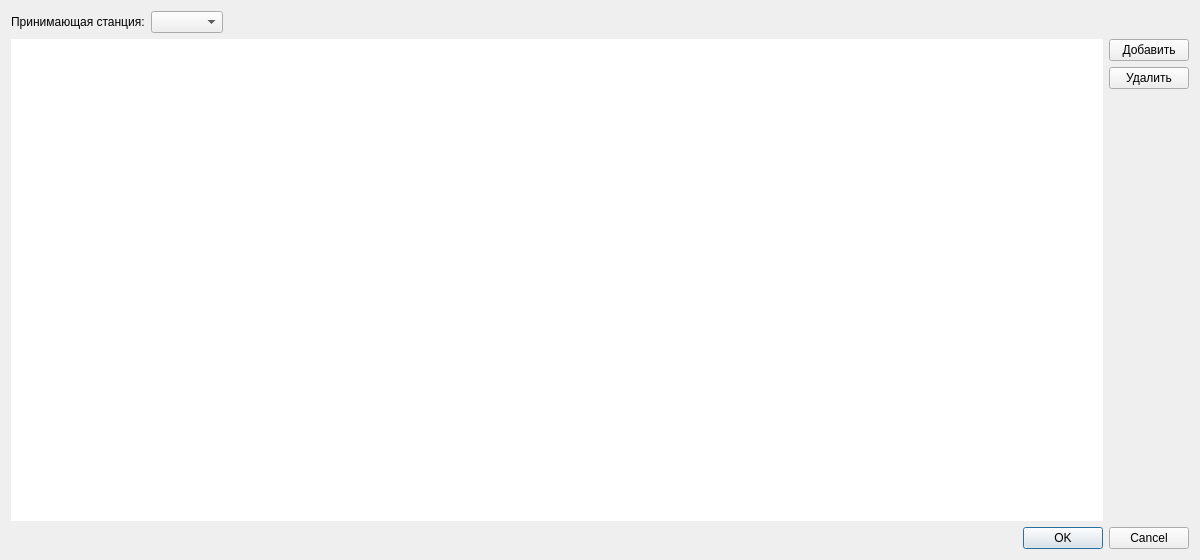
<?xml version="1.0" encoding="UTF-8"?>
<ui version="4.0">
 <class>ScheduleDialog</class>
 <widget class="QDialog" name="ScheduleDialog">
  <property name="geometry">
   <rect><x>0</x><y>0</y><width>1200</width><height>560</height></rect>
  </property>
  <property name="windowTitle"><string>Расписание</string></property>
  <property name="windowIcon">
   <iconset resource="../ionozond.qrc"><normaloff>:/img/cal.png</normaloff>:/img/cal.png</iconset>
  </property>
  <layout class="QGridLayout" name="gridLayout">
   <item row="0" column="0">
    <layout class="QHBoxLayout" name="layRxStation">
     <item>
      <widget class="QLabel" name="lblRxStation">
       <property name="text"><string>Принимающая станция:</string></property>
      </widget>
     </item>
     <item>
      <widget class="QComboBox" name="cmbRxStation">
       <property name="minimumWidth"><number>160</number></property>
      </widget>
     </item>
     <item>
      <spacer name="hspRx">
       <property name="orientation"><enum>Qt::Horizontal</enum></property>
       <property name="sizeHint" stdset="0"><size><width>40</width><height>20</height></size></property>
      </spacer>
     </item>
    </layout>
   </item>

   <item row="1" column="0">
    <widget class="QTableWidget" name="tblSchedule">
     <property name="styleSheet"><string notr="true">border: 0 px;</string></property>
    </widget>
   </item>

   <item row="1" column="1">
    <layout class="QVBoxLayout" name="layButtons">
     <item>
      <widget class="QPushButton" name="btnAdd">
       <property name="text"><string>Добавить</string></property>
      </widget>
     </item>
     <item>
      <widget class="QPushButton" name="btnDelete">
       <property name="text"><string>Удалить</string></property>
      </widget>
     </item>
     <item>
      <spacer name="vspButtons">
       <property name="orientation"><enum>Qt::Vertical</enum></property>
       <property name="sizeHint" stdset="0"><size><width>20</width><height>40</height></size></property>
      </spacer>
     </item>
    </layout>
   </item>

   <item row="2" column="0" colspan="2">
    <widget class="QDialogButtonBox" name="buttonBox">
     <property name="orientation"><enum>Qt::Horizontal</enum></property>
     <property name="standardButtons"><set>QDialogButtonBox::Cancel|QDialogButtonBox::Ok</set></property>
    </widget>
   </item>
  </layout>
 </widget>
 <resources>
  <include location="../ionozond.qrc"/>
 </resources>
 <connections/>
</ui>
